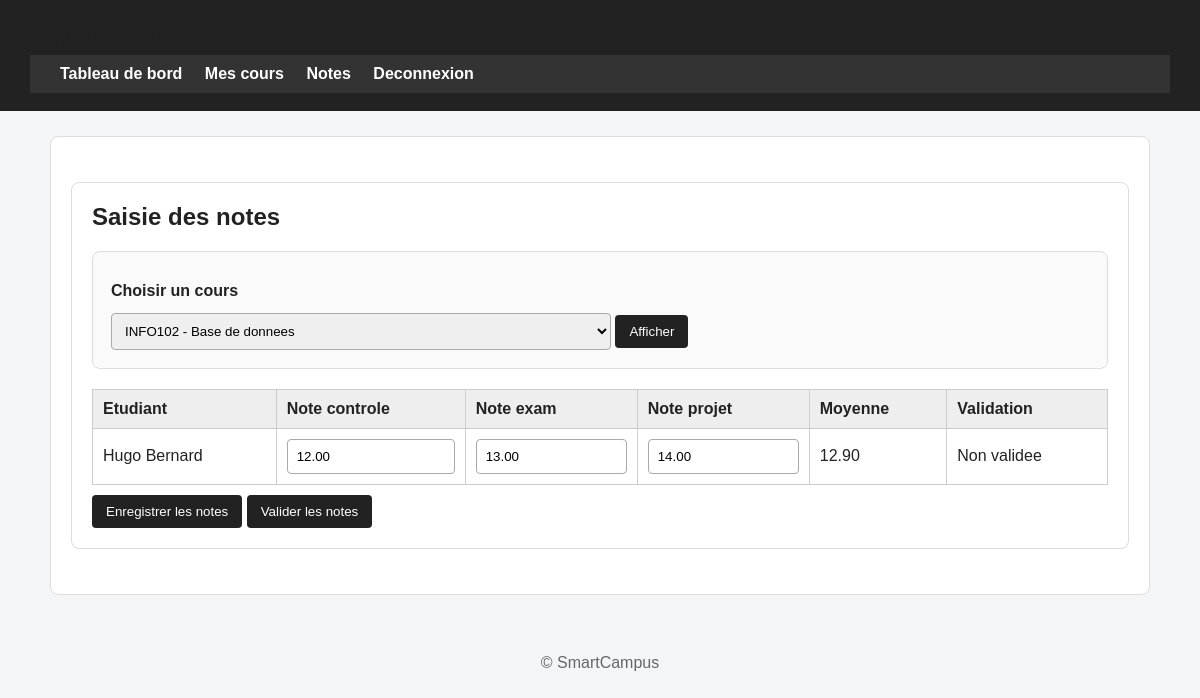
Page /enseignant/notes.php?id_cours=2 (signed in) on the committed database.
### tables this page shows
CREATE TABLE etudiant (
    id_etudiant INT AUTO_INCREMENT PRIMARY KEY,
    numero_etudiant VARCHAR(50) NOT NULL,
    niveau VARCHAR(50) NOT NULL,
    groupe_classe VARCHAR(50) NOT NULL,
    date_naissance DATE,
    telephone VARCHAR(30),
    id_user INT NOT NULL,
    UNIQUE (numero_etudiant),
    CONSTRAINT fk_etudiant_utilisateur
        FOREIGN KEY (id_user) REFERENCES utilisateur(id_user)
);

CREATE TABLE utilisateur (
    id_user INT AUTO_INCREMENT PRIMARY KEY,
    nom VARCHAR(100) NOT NULL,
    prenom VARCHAR(100) NOT NULL,
    email VARCHAR(150) NOT NULL,
    mot_de_passe VARCHAR(255) NOT NULL,
    role ENUM('administrateur','enseignant','etudiant') NOT NULL,
    date_creation TIMESTAMP DEFAULT CURRENT_TIMESTAMP,
    actif TINYINT(1) DEFAULT 1,
    UNIQUE (email)
);

CREATE TABLE note (
    id_note INT AUTO_INCREMENT PRIMARY KEY,
    note_controle DECIMAL(5,2),
    note_exam DECIMAL(5,2),
    note_projet DECIMAL(5,2),
    moyenne DECIMAL(5,2),
    validee TINYINT(1) DEFAULT 0,
    date_saisie DATETIME,
    date_validation DATETIME,
    id_etudiant INT NOT NULL,
    id_cours INT NOT NULL,
    CONSTRAINT fk_note_etudiant
        FOREIGN KEY (id_etudiant) REFERENCES etudiant(id_etudiant),
    CONSTRAINT fk_note_cours
        FOREIGN KEY (id_cours) REFERENCES cours(id_cours)
);

### enseignant/notes.php (the view, shortened to what this page needs)
<?php
require_once __DIR__ . '/../config/db.php';
$id_enseignant = $_SESSION['id_enseignant'] ?? 0;
$id_cours = isset($_GET['id_cours']) ? intval($_GET['id_cours']) : (isset($_POST['id_cours']) ? intval($_POST['id_cours']) : 0);
include __DIR__ . '/../includes/header.php';
?>
<section class="container">
    <h1>Saisie des notes</h1>
    <?php
    $stmt_cours = mysqli_prepare($conn, "SELECT id_cours, code_cours, titre FROM cours WHERE id_enseignant = ? ORDER BY code_cours");
    mysqli_stmt_bind_param($stmt_cours, "i", $id_enseignant);
    mysqli_stmt_execute($stmt_cours);
    $cours_result = mysqli_stmt_get_result($stmt_cours);
    ?>
    <form method="get" action="notes.php" class="form-card">
        <label for="id_cours">Choisir un cours</label>
        <select name="id_cours" id="id_cours" required>
            <?php while ($cours = mysqli_fetch_assoc($cours_result)): ?>
                <option value="<?php echo $cours['id_cours']; ?>" <?php if ($id_cours == $cours['id_cours']) echo 'selected'; ?>>
                    <?php echo htmlspecialchars($cours['code_cours'] . ' - ' . $cours['titre']); ?>
                </option>
            <?php endwhile; ?>
        </select>
        <button type="submit">Afficher</button>
    </form>
    <?php if ($id_cours > 0): ?>
        <?php
        $sql = "SELECT etudiant.id_etudiant, utilisateur.nom, utilisateur.prenom,
                       note.note_controle, note.note_exam, note.note_projet, note.moyenne, note.validee
                FROM inscription
                INNER JOIN cours ON inscription.id_cours = cours.id_cours
                INNER JOIN etudiant ON inscription.id_etudiant = etudiant.id_etudiant
                INNER JOIN utilisateur ON etudiant.id_user = utilisateur.id_user
                LEFT JOIN note ON note.id_etudiant = etudiant.id_etudiant AND note.id_cours = inscription.id_cours
                WHERE inscription.id_cours = ?
                AND inscription.statut = 'inscrit'
                AND cours.id_enseignant = ?
                ORDER BY utilisateur.nom, utilisateur.prenom";
        $stmt = mysqli_prepare($conn, $sql);
        mysqli_stmt_bind_param($stmt, "ii", $id_cours, $id_enseignant);
        mysqli_stmt_execute($stmt);
        $etudiants = mysqli_stmt_get_result($stmt);
        ?>
        <form method="post" action="notes.php">
            <table>
                <thead>
                    <tr>
                        <th>Etudiant</th>
                        <th>Note controle</th>
                        <th>Note exam</th>
                        <th>Note projet</th>
                        <th>Moyenne</th>
                        <th>Validation</th>
                    </tr>
                </thead>
                <tbody>
                    <?php if ($etudiants && mysqli_num_rows($etudiants) > 0): ?>
                        <?php while ($etu = mysqli_fetch_assoc($etudiants)): ?>
                            <?php $disabled = $etu['validee'] ? 'disabled' : ''; ?>
                            <tr>
                                <td><?php echo htmlspecialchars($etu['prenom'] . ' ' . $etu['nom']); ?></td>
                                <td><input type="number" step="0.01" min="0" max="20" name="notes[<?php echo $etu['id_etudiant']; ?>][note_controle]" value="<?php echo htmlspecialchars($etu['note_controle'] ?? ''); ?>" <?php echo $disabled; ?>></td>
                                <td><input type="number" step="0.01" min="0" max="20" name="notes[<?php echo $etu['id_etudiant']; ?>][note_exam]" value="<?php echo htmlspecialchars($etu['note_exam'] ?? ''); ?>" <?php echo $disabled; ?>></td>
                                <td><input type="number" step="0.01" min="0" max="20" name="notes[<?php echo $etu['id_etudiant']; ?>][note_projet]" value="<?php echo htmlspecialchars($etu['note_projet'] ?? ''); ?>" <?php echo $disabled; ?>></td>
                                <td><?php echo isset($etu['moyenne']) ? number_format($etu['moyenne'], 2) : '-'; ?></td>
                                <td><?php echo $etu['validee'] ? 'Validee' : 'Non validee'; ?></td>
                            </tr>
                        <?php endwhile; ?>
                    <?php else: ?>
                        <tr>
                            <td colspan="6">Aucun etudiant inscrit a ce cours.</td>
                        </tr>
                    <?php endif; ?>
                </tbody>
            </table>
            <button type="submit" name="enregistrer_notes">Enregistrer les notes</button>
            <button type="submit" name="valider_notes" onclick="return confirm('Valider definitivement les notes ?');">Valider les notes</button>
        </form>
    <?php endif; ?>
</section>
<?php include __DIR__ . '/../includes/footer.php'; ?>

### assets/css/style.css (style rules this page uses)
* { box-sizing: border-box; }
body { margin: 0; font-family: Arial, Helvetica, sans-serif; background: #f4f5f7; color: #222; }
.container, main { max-width: 1100px; margin: 25px auto; padding: 20px; background: white; border: 1px solid #ddd; border-radius: 8px; }
h1 { margin-top: 0; color: #222; }
.form-card { border: 1px solid #ddd; background: #fafafa; padding: 18px; border-radius: 8px; margin-bottom: 20px; }
label { display: block; margin-top: 12px; margin-bottom: 5px; font-weight: bold; }
input, select, textarea { width: 100%; max-width: 500px; padding: 9px; border: 1px solid #aaa; border-radius: 4px; }
button, .button { display: inline-block; border: none; background: #222; color: white; padding: 9px 14px; border-radius: 4px; text-decoration: none; cursor: pointer; margin-top: 10px; }
table { width: 100%; border-collapse: collapse; margin-top: 15px; background: white; }
th, td { border: 1px solid #ccc; padding: 10px; text-align: left; }
th { background: #eee; }

### rows in the picture
etudiant: id_user.nom "Hugo Bernard", note_controle "12.00", note_exam "13.00", note_projet "14.00", note.moyenne "12.90"

### other values in the picture
form field id_cours "INFO102 - Base de donnees"
